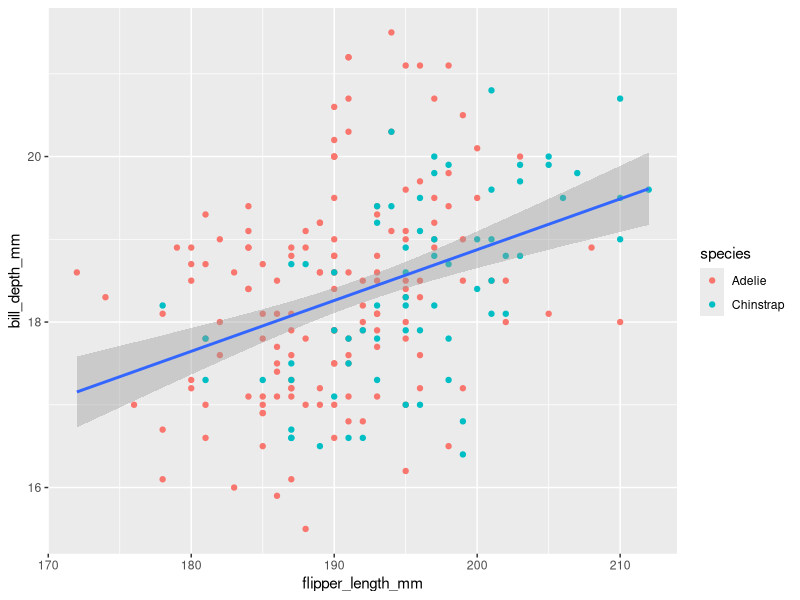
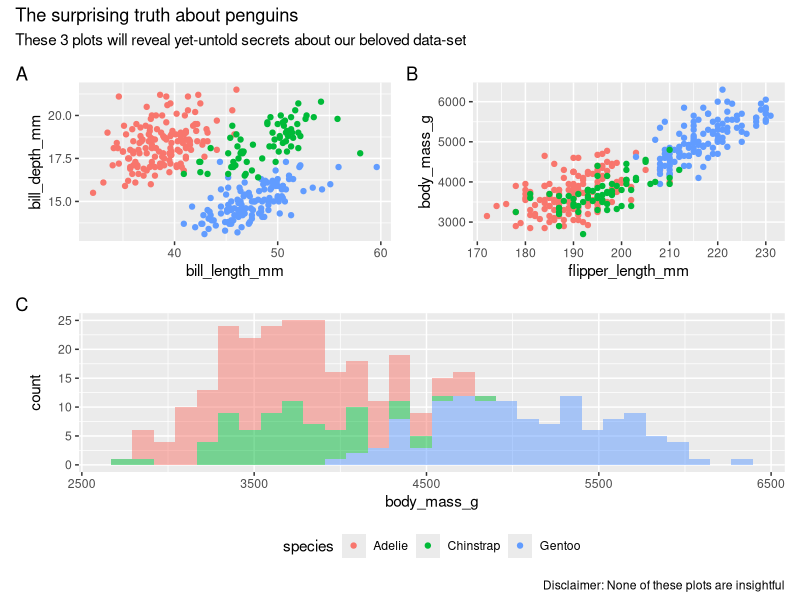

R code for these plots, in order:
## ---- chunk 1
knitr::opts_chunk$set(
  echo = FALSE, 
  message = FALSE,
  out.width = "80%", 
  fig.width = 6, 
  fig.asp = 0.618
  )
## ---- chunk 2
library(broom)           # for tidy model output
library(glue)            # for gluing strings to data
library(knitr)           # for kable
library(palmerpenguins)  # for data
library(patchwork)       # for laying out multiple plots
library(tidyverse)       # for data wrangling and visualisation
## ---- chunk 3
penguins_nongentoo <- penguins %>%
  filter(species != "Gentoo")
## ---- chunk 4
penguins %>%
  group_by(species) %>%
  summarise(
    mean_bill_length_mm = mean(bill_length_mm, na.rm = TRUE), 
    mean_bill_depth_mm = mean(bill_depth_mm, na.rm = TRUE), 
    mean_flipper_length_mm = mean(flipper_length_mm, na.rm = TRUE), 
    mean_body_mass_g = mean(body_mass_g, na.rm = TRUE) 
  ) %>%
  kable(caption = "Summary statistics")
## ---- chunk 5
m_bl_fl <- lm(bill_depth_mm ~ flipper_length_mm, data = penguins_nongentoo)
tidy_m_bl_fl <- tidy(m_bl_fl)
kable(tidy_m_bl_fl, 
      caption = "Regression output for predicting bill depth from flipper length.", 
      digits = 2)
## ---- chunk 6
ggplot(penguins_nongentoo) +
  geom_point(aes(x = flipper_length_mm, y = bill_depth_mm, color = species)) +
  geom_smooth(aes(x = flipper_length_mm, y = bill_depth_mm), method = "lm") 
## ---- chunk 7
p1 <- ggplot(penguins, aes(x = bill_length_mm, y = bill_depth_mm, color = species)) +
  geom_point()

p2 <- ggplot(penguins, aes(x = flipper_length_mm, y = body_mass_g, color = species)) +
  geom_point()

p3 <- ggplot(penguins, aes(x = body_mass_g, fill = species)) +
  geom_histogram(alpha = 0.5) +
  guides(fill = FALSE)

(p1 + p2) / p3 +
  plot_annotation(
    tag_levels = "A",
    title = "The surprising truth about penguins",
    subtitle = "These 3 plots will reveal yet-untold secrets about our beloved data-set",
    caption = "Disclaimer: None of these plots are insightful"
    ) + 
  plot_layout(guides = "collect") & theme(legend.position = "bottom")
